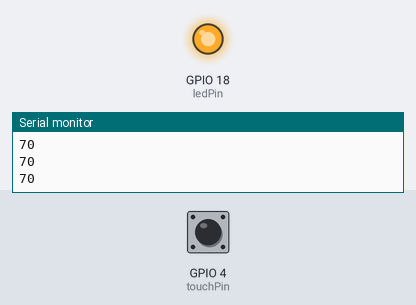
This sketch was run on a simulated ESP32. On the bench: output pins drawn as LEDs (lit = HIGH), the last lines printed to the serial monitor. The inputs (shaded band) are chosen by the test bench; at power-on: GPIO 4 (touchPin) HIGH.

Above: at 1.8 s.
1.9 s: GPIO 4 (touchPin) pulled LOW for 0.6 s
At 2.4 s:
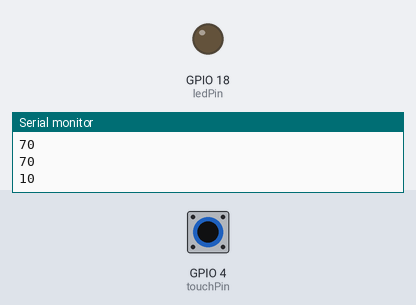
4.0 s: GPIO 4 (touchPin) pulled LOW for 3.2 s
At 8.0 s:
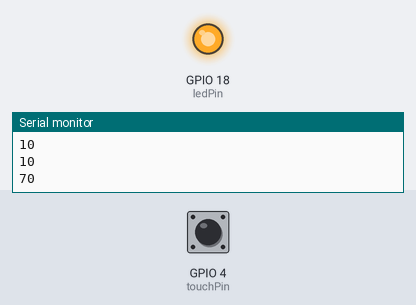
Timing chart, 0 to 9.5 s (numbered marks = the images above; inputs shaded):
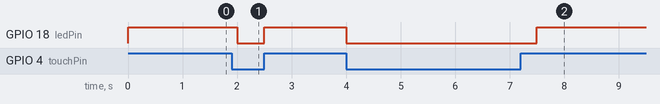

Measured:
- after the input at 1.9 s, GPIO 18 (ledPin): HIGH → LOW after 0.10 s, → HIGH 0.50 s later
- after the input at 4.0 s, GPIO 18 (ledPin): HIGH → LOW at once, → HIGH 3.5 s later

The sketch:

esp32_touchSensor_led.ino
```cpp
const int touchPin = 4;
const int ledPin = 18;
const int threshold = 40;
int touchValue;

void setup(){
  Serial.begin(115200);
  pinMode (ledPin, OUTPUT);
}

void loop(){
  touchValue = touchRead(touchPin);
  Serial.println(touchValue);
  if(touchValue < threshold){
    digitalWrite(ledPin, LOW);
  }
  else{
    digitalWrite(ledPin, HIGH);
  }
  delay(500);
}
```
